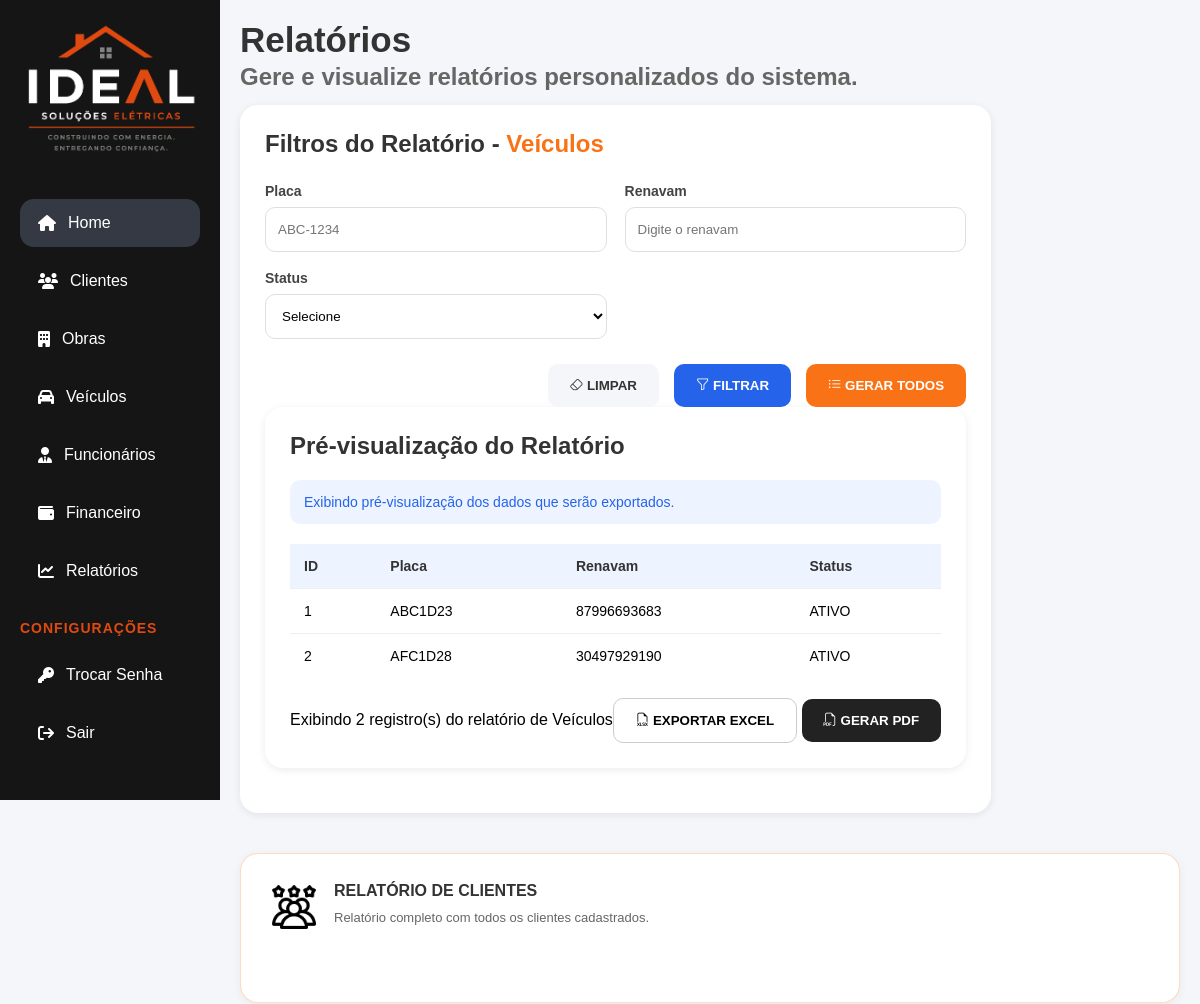
The app's page /public/index.php?url=relatorios&relatorio=veiculos (signed in, upper part), older data.
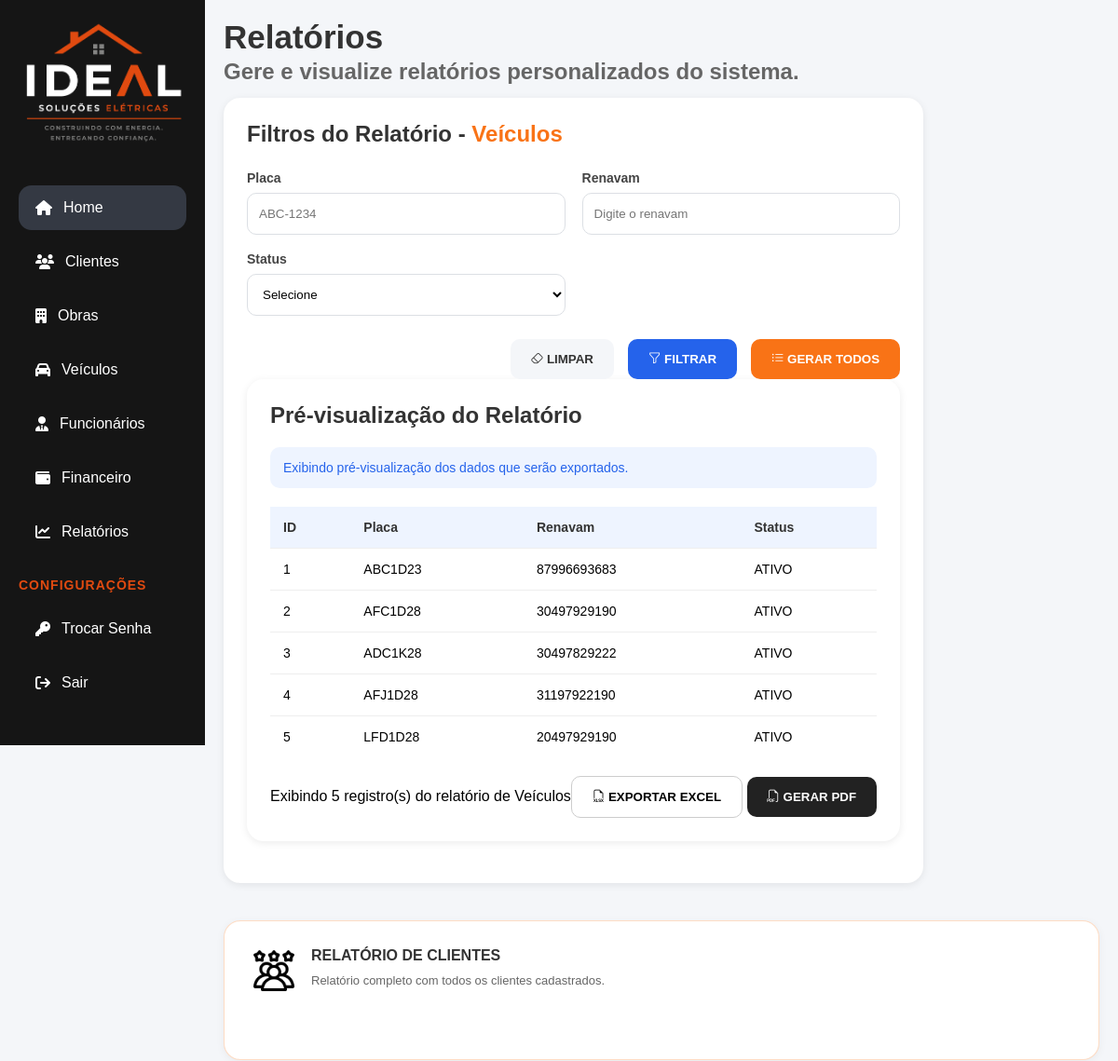
The same page, newer data.
### tables this page shows
CREATE TABLE veiculo (
    idVeiculo INT AUTO_INCREMENT PRIMARY KEY,
    idFuncionario INT,
    renavam VARCHAR(11) NOT NULL UNIQUE,
    placa VARCHAR(10) NOT NULL UNIQUE,
    chassi VARCHAR(30) NOT NULL UNIQUE,
    marca VARCHAR(50) NOT NULL,
    modelo VARCHAR(80) NOT NULL,
    anoFabricacao YEAR NOT NULL,
    anoModelo YEAR NOT NULL,
    cor VARCHAR(30) NOT NULL,
    statusVeiculo ENUM('ATIVO', 'EM MANUTENCAO', 'INATIVO', 'VENDIDO') DEFAULT 'ATIVO',
    tipoPosse ENUM('PROPRIO', 'ALUGADO', 'EMPRESTADO', 'TERCEIRIZADO') DEFAULT 'PROPRIO',
    quilometragem INT DEFAULT 0,
    dataUltimaRevisao DATE,
    proximaRevisao DATE,
    propriedadeVeiculo VARCHAR(100),
    responsavelVeiculo VARCHAR(100),
    quantidade INT DEFAULT 1,
    observacoes TEXT,
    dataCadastro TIMESTAMP DEFAULT CURRENT_TIMESTAMP,
    CONSTRAINT fk_automovel_funcionario
        FOREIGN KEY (idFuncionario)
        REFERENCES funcionario(idFuncionario)

);

### app/Controllers/RelatoriosController.php (called while the page is built, shortened)
<?php
class RelatoriosController
{
    public function index()
    {
        $tiposRelatorios = [
            'clientes' => 'Clientes',
            'funcionarios' => 'Funcionários',
            'obras' => 'Obras',
            'veiculos' => 'Veículos',
            'financeiro' => 'Financeiro'
        ];
        $relatorio = $_GET['relatorio'] ?? 'funcionarios';
        $tipoSelecionado = $tiposRelatorios[$relatorio];
        $dados = $this->buscarRelatorio($relatorio);
        require_once __DIR__ . '/../Views/relatorios/index.php';
    }
    private function buscarRelatorio(string $tipo): array
    {
        $dados = [];
        switch ($tipo) {
            case 'veiculos':
                $dados = $this->gerarRelatorioVeiculos();
                break;
        }
        return $dados;
    }
    private function gerarRelatorioVeiculos(): array
    {
        $veiculoModel = new Veiculo();
        $placaFiltro = $_POST['placa'] ?? '';
        $statusFiltro = $_POST['statusVeiculo'] ?? '';
        if (!empty($placaFiltro) || !empty($statusFiltro)) {
            $veiculos = $veiculoModel->buscarComFiltros($placaFiltro, $statusFiltro);
        } else {
            $veiculos = $veiculoModel->listar();
        }
        return [
            'tipo' => 'veiculos',
            'dados' => $veiculos ?? [],
            'total' => count($veiculos ?? [])
        ];
    }
}

### app/Models/Veiculo.php (called while the page is built, shortened)
<?php
class Veiculo
{
    private PDO $pdo;
    public function __construct()
    {
        $banco = new Conexao();
        $this->pdo = $banco->getConnection();
    }
    public function listar(): array
    {
        $sql = "SELECT * FROM veiculo";
        $stmt = $this->pdo->prepare($sql);
        $stmt->execute();
        return $stmt->fetchAll(PDO::FETCH_ASSOC);
    }
}

### app/Config/Conexao.php (called while the page is built, shortened)
<?php
class Conexao
{
    private $host = 'localhost';
    private $db_name = 'empreiteira';
    private $username = 'root';
    private $password = '';
    private $port = '3306';
    public function getConnection()
    {
        $this->conn = null;
        try {
            $dsn = 'mysql:host=' . $this -> host . ';port=' . $this -> port . ';dbname=' . $this -> db_name .';charset=utf8';
            $this -> conn = new PDO($dsn, $this -> username, $this -> password);
            $this -> conn -> setAttribute(PDO::ATTR_ERRMODE, PDO::ERRMODE_EXCEPTION);
        } catch (Throwable $e) {
            error_log('Erro de conexão com o banco: ' . $e->getMessage());
        }
        return $this -> conn;
    }
}

### app/Views/relatorios/index.php (the view, shortened to what the rows shown need)
<?php
require_once __DIR__ . '/../includes/header.php';
?>
<link rel="stylesheet" href="https://cdn.jsdelivr.net/npm/bootstrap-icons@1.11.3/font/bootstrap-icons.min.css">
<link rel="stylesheet" href="/ideal/public/assets/css/dashboard.css">
<link rel="stylesheet" href="/ideal/public/assets/css/variables.css">
<link rel="stylesheet" href="/ideal/public/assets/css/relatorios.css?v=<?= time() ?>">
</head>
<body>
    <div class="dashboard-container">
        <main class="main-content">
            <div class="relatorios-container">
                <div class="titulo-pagina">
                    <h1>Relatórios</h1>
                </div>
                <div class="conteudo-relatorios">
                    <section class="painel-relatorio">
                        <div class="card card-filtros">
                            <h2>
                                Filtros do Relatório -
                                <span><?= $tipoSelecionado ?></span>
                            </h2>
                            <div class="card card-preview">
                                <h2>
                                    Pré-visualização do Relatório
                                </h2>
                                <div class="tabela-container">
                                    <table>
                                        <thead>
                                            <?php if ($relatorio == 'clientes'): ?>
                                                <tr>
                                                    <th>ID</th>
                                                    <th>Nome</th>
                                                    <th>CPF</th>
                                                    <th>CNPJ</th>
                                                    <th>Status</th>
                                                </tr>
                                            <?php elseif ($relatorio == 'veiculos'): ?>
                                                <tr>
                                                    <th>ID</th>
                                                    <th>Placa</th>
                                                    <th>Renavam</th>
                                                    <th>Status</th>
                                                </tr>
                                            <?php endif; ?>
                                        </thead>
                                        <tbody>
                                            <?php if (!empty($dados['dados'])): ?>
                                                <?php foreach ($dados['dados'] as $linha): ?>
                                                    <tr>
                                                        <?php if ($relatorio == 'clientes'): ?>
                                                            <td><?= htmlspecialchars($linha['idCliente'] ?? '') ?></td>
                                                            <td><?= htmlspecialchars($linha['nomeCliente'] ?? '') ?></td>
                                                            <td><?= htmlspecialchars($linha['cpf'] ?? '') ?></td>
                                                            <td><?= htmlspecialchars($linha['cnpj'] ?? '') ?></td>
                                                            <td><?= htmlspecialchars($linha['status'] ?? '') ?></td>
                                                        <?php elseif ($relatorio == 'veiculos'): ?>
                                                            <td><?= htmlspecialchars($linha['idVeiculo'] ?? '') ?></td>
                                                            <td><?= htmlspecialchars($linha['placa'] ?? '') ?></td>
                                                            <td><?= htmlspecialchars($linha['renavam'] ?? '') ?></td>
                                                            <td><?= htmlspecialchars($linha['statusVeiculo'] ?? '') ?></td>
                                                        <?php endif; ?>
                                                    </tr>
                                                <?php endforeach; ?>
                                            <?php endif; ?>
                                        </tbody>
                                    </table>
                                </div>
                            </div>
                    </section>
                </div>
            </div>
        </main>
    </div>
</body>
</html>

Row changes from the older to the newer data that the page shows:
added veiculo: idVeiculo "3", placa "ADC1K28", renavam "30497829222", statusVeiculo "ATIVO"
added veiculo: idVeiculo "4", placa "AFJ1D28", renavam "31197922190", statusVeiculo "ATIVO"
added veiculo: idVeiculo "5", placa "LFD1D28", renavam "20497929190", statusVeiculo "ATIVO"
Text that changed along with them:
$dados['total']: "2" → "5"
